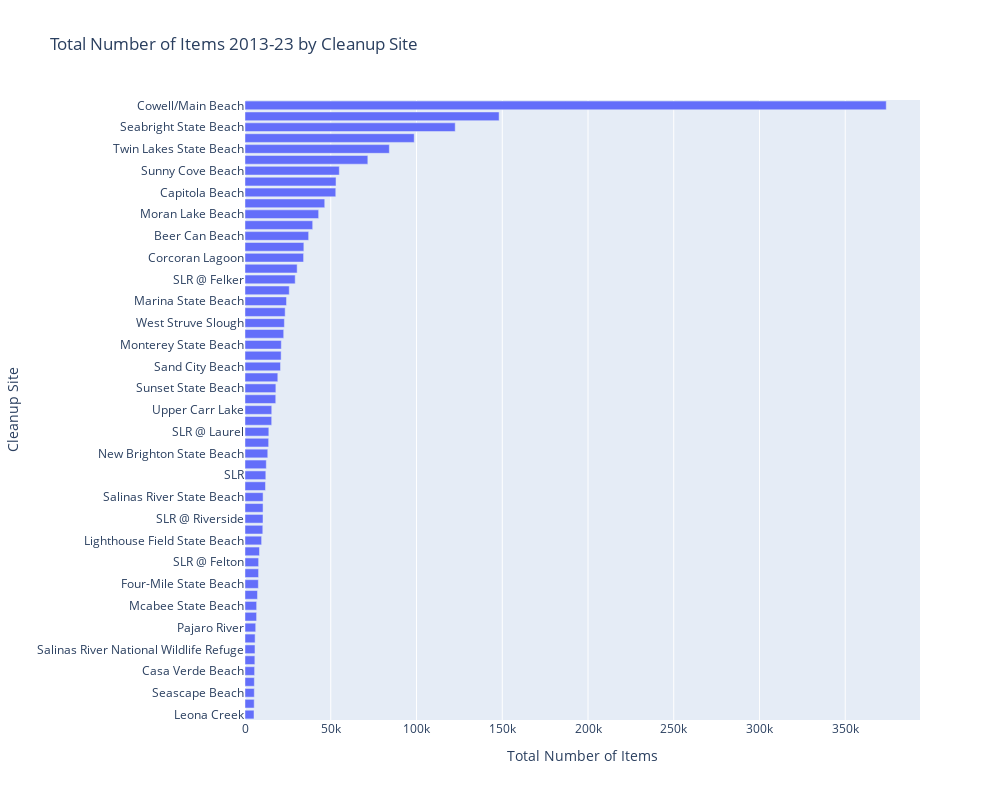

Write notebook code for a chart like this one.
### Code cell
fig = go.Figure()
fig.add_trace(go.Bar(
    y=sos_sites['Cleanup Site'],
    x=sos_sites['Total Items'],
    orientation='h',
    name='Total Number of Items Cleaned Up',
))
fig.update_layout(
    autosize=False,
    width=1000,
    height=800,
    title="Total Number of Items 2013-23 by Cleanup Site",
    yaxis_title='Cleanup Site',
    xaxis_title='Total Number of Items',
    yaxis={'categoryorder':'total ascending'}
)
fig.show()

### Figure 1 — Plotly figure (JSON) as saved in the notebook; plotly's stock layout.template omitted (floating-point values rounded to 4 significant figures)
{"data": [{"name": "Total Number of Items Cleaned Up", "orientation": "h", "type": "bar", "x": [15560, 37114, 11950.0, 7911, 52930.0, 13790.0, 5450.0, 5598.0, 34160.0, 373912, 10530.0, 148200.0, 6756, 10370.0, 22571, 7792.0, 39470.0, 5752.0, 5265, 9690.0, 5356, 25802, 30410.0, 24210.0, 6796.0, 21170.0, 42946, 19130.0, 8454.0, 53082, 13280.0, 6238.0, 34317, 46500.0, 5903, 71620.0, 12140.0, 29280.0, 7946.0, 13893, 10510.0, 23419, 12410.0, 21066, 5818.0, 10550.0, 20710.0, 17931, 122578, 98680.0, 5423, 54980.0, 18002, 84160.0, 15600, 7276, 22966], "y": ["Asilomar State Beach", "Beer Can Beach", "Blacks Beach", "Bonny Doon State Beach", "Capitola Beach", "Carmel City Beach", "Carmel River State Beach", "Casa Verde Beach", "Corcoran Lagoon", "Cowell/Main Beach", "Davenport Main Beach", "Del Monte Beach", "Elkhorn Slough", "Felton Covered Bridge", "Fort Ord Dunes State Beach", "Four-Mile State Beach", "Hidden Beach", "Laguna Creek Beach", "Leona Creek", "Lighthouse Field State Beach", "Lompico Creek", "Lovers Point Beach", "Manresa State Beach", "Marina State Beach", "Mcabee State Beach", "Monterey State Beach", "Moran Lake Beach", "Moss Landing State Beach", "Natividad Creek Park", "Natural Bridges State Beach", "New Brighton State Beach", "Pajaro River", "Palm Beach State Park", "Panther State Beach", "Pleasure Point Beaches", "Rio Del Mar State Beach", "SLR", "SLR @ Felker", "SLR @ Felton", "SLR @ Laurel", "SLR @ Riverside", "SLR @ Soquel", "SLR @ The Tannery Arts Center", "SLR @ Water", "Salinas River National Wildlife Refuge", "Salinas River State Beach", "Sand City Beach", "Scott Creek Beach", "Seabright State Beach", "Seacliff State Beach", "Seascape Beach", "Sunny Cove Beach", "Sunset State Beach", "Twin Lakes State Beach", "Upper Carr Lake", "Watsonville Slough", "West Struve Slough"]}], "layout": {"autosize": false, "height": 800, "title": {"text": "Total Number of Items 2013-23 by Cleanup Site"}, "width": 1000, "xaxis": {"autorange": true, "range": [0, 393600.0], "title": {"text": "Total Number of Items"}, "type": "linear"}, "yaxis": {"autorange": true, "categoryorder": "total ascending", "range": [-0.5, 56.5], "title": {"text": "Cleanup Site"}, "type": "category"}}}
